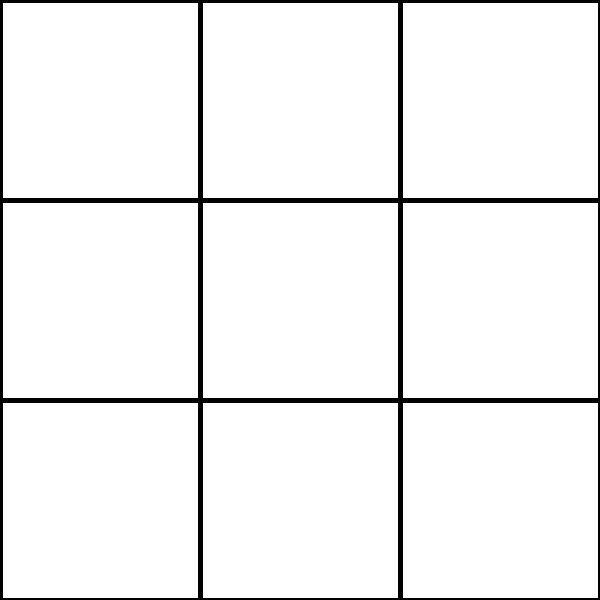
Frame 1 (no input)
Frame 60 (the mouse pressed at the canvas centre just before this capture): identical to frame 1, image omitted
Frame 120 (the mouse held since frame 60 and released just before this capture): identical to frame 1, image omitted

The Processing sketch that drew this single still picture (run headless with seeded random() and noise(); from frame 60 on, the mouse is pressed at the canvas centre):

// Processing sketch: maru_batu_game
// ── maru_batu_game.pde
boolean turnIsCircle=true;
boolean filled[][]={{false, false, false}, {false, false, false}, {false, false, false}};
void setup() {
  size(600, 600);
  background(255);
  strokeWeight(5);
  for (int i=0; i<=4; i++) {
    line(200*i, 0, 200*i, 600);
    line(0, 200*i, 600, 200*i);
  }
}
void draw(){}
void mousePressed(){
  final int cellIndex[]={mouseX/200,mouseY/200};
  final int drawCenter[]={(cellIndex[0]+1)*200-100,(cellIndex[1]+1)*200-100};
  if (filled[cellIndex[0]][cellIndex[1]])return;
  if (turnIsCircle) {
    stroke(255, 0, 0);
    ellipse(drawCenter[0], drawCenter[1], 180, 180);
  } else {
    stroke(0, 0, 255);
    line(drawCenter[0]+90, drawCenter[1]+90, drawCenter[0]-90, drawCenter[1]-90);
    line(drawCenter[0]-90, drawCenter[1]+90, drawCenter[0]+90, drawCenter[1]-90);
  }
  filled[cellIndex[0]][cellIndex[1]]=true;
  turnIsCircle=!turnIsCircle;
}
void keyPressed(){
  if(key==ENTER){
    stroke(0);
    background(255);
    for(int i=0; i<=4; i++){
      line(200*i, 0, 200*i, 600);
      line(0, 200*i, 600, 200*i);
    }
    for (int x=0; x<3; x++) {
      for (int y=0; y<3; y++)filled[x][y]=false;
    }
  }
}
